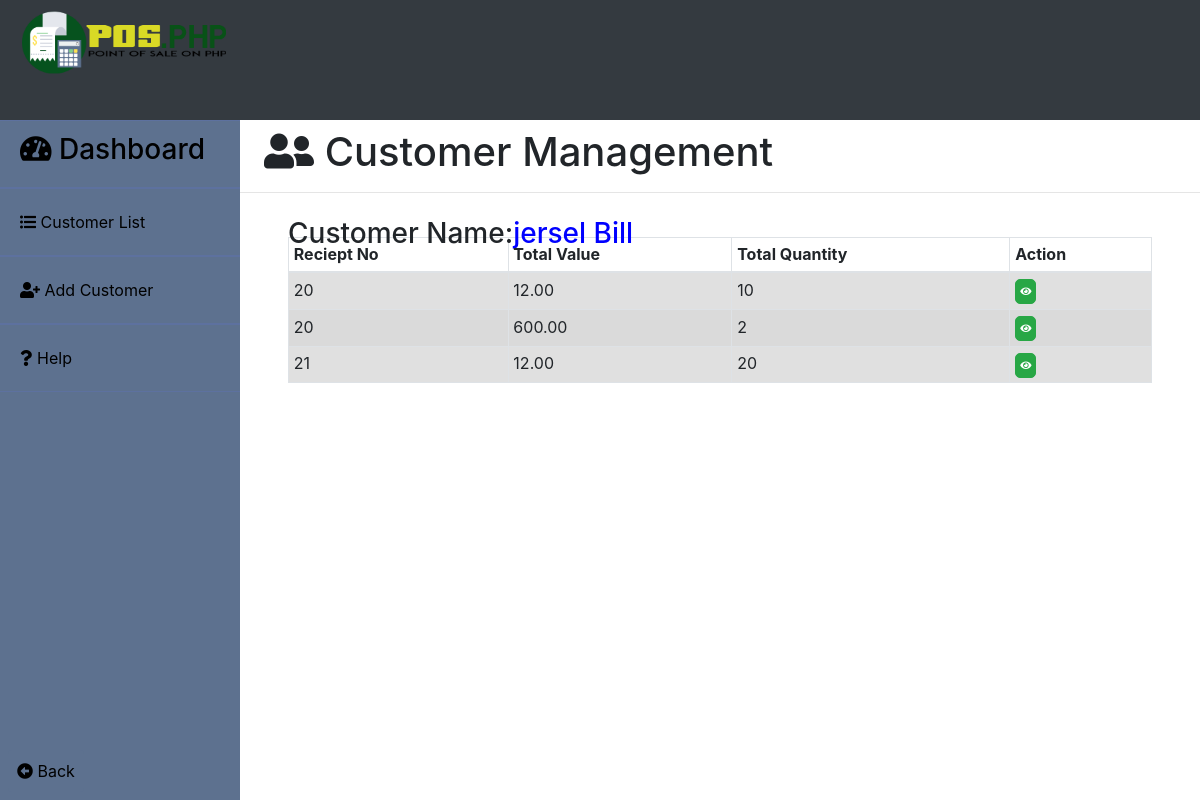
Page /customer/customer_sales.php?customer_id=16 (signed in) on the earlier database version.
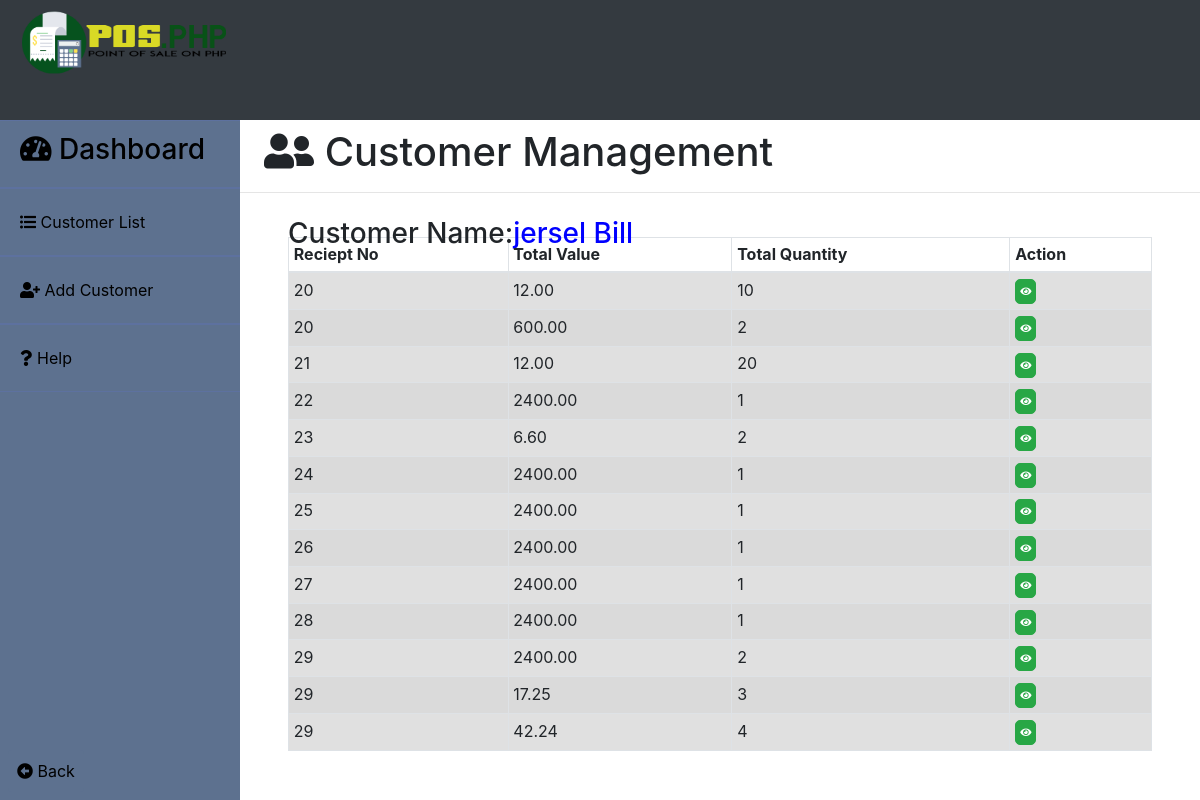
Same page on the later database version.
### tables this page shows
CREATE TABLE `customer` (
  `customer_id` int(11) NOT NULL,
  `firstname` varchar(30) DEFAULT NULL,
  `lastname` varchar(30) DEFAULT NULL,
  `address` text DEFAULT NULL,
  `contact_number` varchar(30) DEFAULT NULL,
  `image` varchar(30) NOT NULL
);

CREATE TABLE `sales_product` (
  `reciept_no` int(11) NOT NULL,
  `product_id` varchar(20) NOT NULL,
  `price` decimal(18,2) NOT NULL,
  `qty` int(11) NOT NULL
);

### customer/customer_sales.php (the view, shortened to what this page needs)
<?php
	include("../server/connection.php");
	$customer_id = $_GET['customer_id'];
	$sql = "SELECT sales_product.reciept_no,sales_product.price,sales_product.qty FROM customer,sales,sales_product WHERE customer.customer_id = $customer_id AND sales.customer_id = $customer_id AND sales.reciept_no = sales_product.reciept_no";
	$result	= mysqli_query($db, $sql);
	$query = "SELECT firstname,lastname FROM customer WHERE customer_id=$customer_id";
	$result1 = mysqli_query($db, $query);
?>
<!DOCTYPE html>
<html>
<head>
	<?php include('../templates/head1.php');
	?>
</head>
<body>
	<div class="contain h-100">
		<?php
			include('../customer/base.php');
		?>
		<div>
			<h1 class="ml-4 pt-2"><i class="fas fa-user-friends"></i> Customer Management</h1>
			<hr>
			<div class="table-responsive mt-4 pl-5 pr-5">
			<table class="table table-striped table-bordered table-sm" id="customer_table" style="margin-top: -22px;">
				<?php $row1 = mysqli_fetch_assoc($result1);
					echo "<h3>Customer Name:<span style='color:blue;'>".$row1['firstname'].'&nbsp'.$row1['lastname']."</span></h3>";
				?>
				<thead>
					<tr>
						<th scope="col" class="column-text">Reciept No</th>
						<th scope="col" class="column-text">Total Value</th>
						<th scope="col" class="column-text">Total Quantity</th>
						<th scope="col" class="column-text">Action</th>
					</tr>
				</thead>
				<tbody class="table-hover">
					<?php
						while($row = mysqli_fetch_assoc($result)){
				  	?>
					<tr class="table-active">
						<td><?php echo $row['reciept_no'];?></td>
						<td><?php echo $row['price'];?></td>
						<td><?php echo $row['qty'];?></td>
						<td>
							<button type="button" name="view" style='font-size:10px; border-radius:5px;padding:4px;' id="<?php echo $row['customer_id'];?>" class="btn btn-success btn-xs view_data"><i class="fas fa-eye"></i></button>
						</td>
					</tr>
					<?php } ?>
				</tbody>
			</table>
			</div>
		</div>
	</div>
</body>
</html>

### templates/head1.php (shortened to what this page needs)
<link rel="stylesheet" type="text/css" href="../bootstrap4/css/datepicker.css"/>
<link rel="stylesheet" type="text/css" href="../bootstrap4/css/bootstrap.min.css" />
<link rel="stylesheet" type="text/css" href="../bootstrap4/css/style1.css" />
<link rel="stylesheet" type="text/css" href="../bootstrap4/css/dataTables.bootstrap4.min.css"/>
<link rel="stylesheet" href="../bootstrap4/css/all.min.css"/>
<link rel="stylesheet" href="../bootstrap4/css/typeahead.css"/>

### customer/base.php
<div class="header bg-dark">
	<img class="img-fluid w-100 mt-2 ml-1" src="../images/logo.png" >
</div>
<div class="sidebar">
	<button><h3><i class="fas fa-tachometer-alt"></i> Dashboard</h3></button>
	<button id="sidebar_button" onclick="window.location.href='../customer/customer.php'"><i class="fas fa-list-ul"></i> Customer List</button>
	<button id="sidebar_button" onclick="window.location.href='../customer/add_customer.php'"><i class="fas fa-user-plus"></i> Add Customer</button>
	<button id="sidebar_button" type="button" data-toggle="popover" title="Customer Management" data-content="Here you can create, update, delete and view customer profiles." data-placement="bottom"><i class="fas fa-question"></i> Help</button>
	<div class="fixed-bottom">
		<button class="btn m-2 p-2" id="sidebar_button" onclick="window.location.href='../main.php'"><i class="fas fa-arrow-alt-circle-left"></i> Back</button>
	</div>
</div>

Differences in the rows shown:
added sales_product: reciept_no "22", price "2400.00", qty "1"
added sales_product: reciept_no "23", price "6.60", qty "2"
added sales_product: reciept_no "24", price "2400.00", qty "1"
added sales_product: reciept_no "25", price "2400.00", qty "1"
added sales_product: reciept_no "26", price "2400.00", qty "1"
added sales_product: reciept_no "27", price "2400.00", qty "1"
added sales_product: reciept_no "28", price "2400.00", qty "1"
added sales_product: reciept_no "29", price "2400.00", qty "2"
added sales_product: reciept_no "29", price "17.25", qty "3"
added sales_product: reciept_no "29", price "42.24", qty "4"
